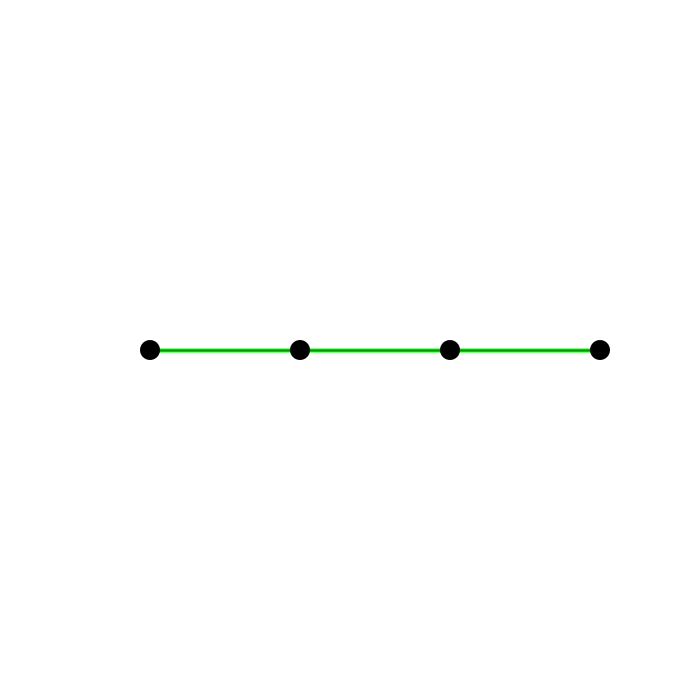
Frame 1 (no input)
Frame 60 (the mouse pressed at the canvas centre just before this capture): identical to frame 1, image omitted
Frame 120 (the mouse held since frame 60 and released just before this capture): identical to frame 1, image omitted

The Processing sketch that drew this single still picture (run headless with seeded random() and noise(); from frame 60 on, the mouse is pressed at the canvas centre):

// Processing sketch: deCasteljauAlgorithm
// ── deCasteljauAlgorithm.pde
ArrayList<PVector> keyFrames;
boolean draging = false;
int dragingKeyFrameIndex = -1;
void setup() {
  size(700, 700);
  keyFrames = new ArrayList<PVector>();
  for (int i = 0; i < 4; i++) {
    keyFrames.add(new PVector(width / 2 - 200 + i * 150, height / 2));
  }
}

void draw() {
  background(255);
  if (dragingKeyFrameIndex >= 0) {
    keyFrames.get(dragingKeyFrameIndex).set(mouseX, mouseY);
  } 
  beginShape();
  stroke(0, 255, 0);
  strokeWeight(4);
  for (PVector point : interpolate()) {
    vertex(point.x, point.y);
  } 
  endShape();
  for (PVector keyFrame : keyFrames) {
    noStroke();
    fill(0);
    ellipse(keyFrame.x, keyFrame.y, 20, 20);
  }
  beginShape();
  for (PVector keyFrame : keyFrames) {
    noFill();
    stroke(0, 100);
    strokeWeight(2);
    vertex(keyFrame.x, keyFrame.y);
  } 
  endShape();
} 


ArrayList<PVector> interpolate() {
  ArrayList<PVector> interpolatedPoints = new ArrayList<PVector>();
  for (float t = 0; t <= 1; t += 0.01) {
    interpolatedPoints.add(interpolate(keyFrames, t));
  }
  return interpolatedPoints;
} 

PVector interpolate(ArrayList<PVector> vertices, float t) {
  if (vertices.size() <= 1) {
    return vertices.get(0);
  } 
  ArrayList<PVector> newVertices = new ArrayList<PVector>();
  for (int i = 0; i < vertices.size() - 1; i++) {
    newVertices.add(Lerp(vertices.get(i), vertices.get(i + 1), t));
  } 
  return interpolate(newVertices, t);
} 

void mouseReleased() {
  draging = false;
  dragingKeyFrameIndex = -1;
} 

void keyPressed() {
  if (key != ' ') {
    return;
  } 
  boolean addElement = false;
  int prevIndex = -1;
  int nextIndex = -1;
  for (int i = 0; i < keyFrames.size() - 1; i++) {
    if (onLine(keyFrames.get(i), keyFrames.get(i + 1), new PVector(mouseX, mouseY))) {
      addElement = true;
      prevIndex = i;
      nextIndex = i + 1;
    }
  } 
  PVector newKeyFrame = new PVector(mouseX, mouseY);
  if (addElement) {
    keyFrames.add(null);
    for (int i = keyFrames.size() - 1; i > nextIndex; i--) {
      keyFrames.set(i, keyFrames.get(i - 1));
    } 
    keyFrames.add(prevIndex + 1, newKeyFrame);
    return;
  } 
  float startD = PVector.dist(keyFrames.get(0), newKeyFrame);
  float endD = PVector.dist(keyFrames.get(keyFrames.size() - 1), newKeyFrame);
  if (endD <= startD) {
    keyFrames.add(newKeyFrame);
  } else {
    keyFrames.add(null);
    for (int i = keyFrames.size() - 1; i > 1; i--) {
      keyFrames.set(i, keyFrames.get(i - 1));
    } 
    keyFrames.add(0, newKeyFrame);
  } 
  
} 

boolean onLine(PVector start, PVector end, PVector p) {
  PVector startEnd = PVector.sub(end, start);
  PVector startP = PVector.sub(p, start);
  startEnd.normalize();
  startEnd.mult(startP.dot(startEnd));
  PVector perp = PVector.sub(startP, startEnd);
  if (perp.mag() <= 3) {
    return true;
  } else {
    return false;
  }
} 

void mousePressed() {
  draging = true;
  for (int i = 0; i < keyFrames.size(); i++) {
    float d = PVector.dist(keyFrames.get(i), new PVector(mouseX, mouseY));
    if (d < 20) {
      dragingKeyFrameIndex = i;
      break;
    }
  }
} 

PVector Lerp(PVector min, PVector max, float norm) {
  return PVector.sub(max, min).mult(norm).add(min);
} 

float Lerp(float min, float max, float norm) {
  return (max - min) * norm + min;
} 
